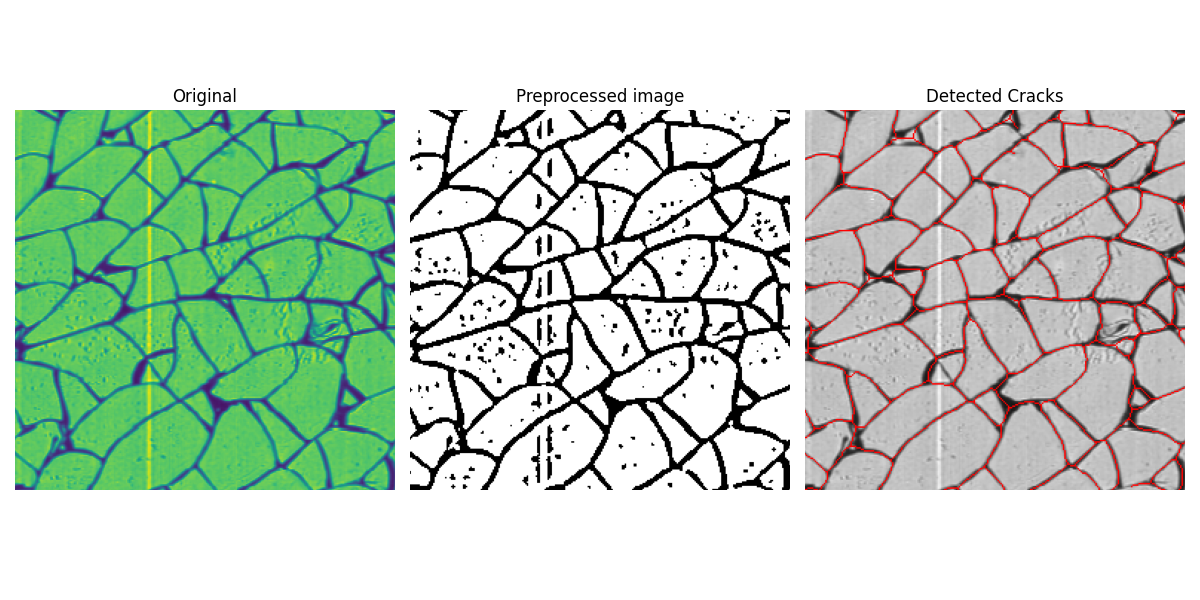
#> input picture .content/backend.png, 1200 x 600 px; its folder holds only this picture in this run
$ python -i analyzer.py   (imports and definitions only)
#> lines starting #> are read from the running program, lines starting #| are printed output that depends on the picture; after the words box and inside, x2 and y2 are one past the last pixel; in counts of white or black regions, pixels touching at a corner belong together
#> further down, picture is the input picture: shape (600, 1200, 3); mean B, G, R 195, 209.9, 193.2
from __future__ import annotations
import csv

import os
import random

import cv2
import numpy as np
import numpy.typing as nptyp
from matplotlib import pyplot as plt
from matplotlib.figure import Figure
from matplotlib.widgets import RectangleSelector
import matplotlib.colors as colors
import matplotlib.cm as cmx
from scipy.spatial import Voronoi, voronoi_plot_2d
from scipy.spatial.distance import pdist
from skimage.morphology import skeletonize
from tqdm import tqdm
from rich import inspect, print
from fracsuite.splinters.analyzerConfig import AnalyzerConfig
from fracsuite.splinters.splinter import Splinter

from scipy.spatial import Delaunay

def isgray(img):
        if len(img.shape) < 3:
            return True
        if img.shape[2] == 1:
            return True
        # b,g,r = img[:,:,0], img[:,:,1], img[:,:,2]
        return False

# [309 lines left out: functions plotImage, crop_perspective, to_rgb, filter_contours, csintkern, csintkern_optimized and 1 more, not called in this run]

def closeImg(image, sz = 3, it=1):
    kernel_closing = cv2.getStructuringElement(cv2.MORPH_ELLIPSE, (sz, sz))
    return cv2.morphologyEx(image, cv2.MORPH_CLOSE, kernel_closing, iterations=it)

# [22 lines left out: functions rand_col, get_color, not called in this run]

def preprocess_spot_detect(img):
    if not isgray(img):
        img = cv2.cvtColor(img, cv2.COLOR_BGR2GRAY)
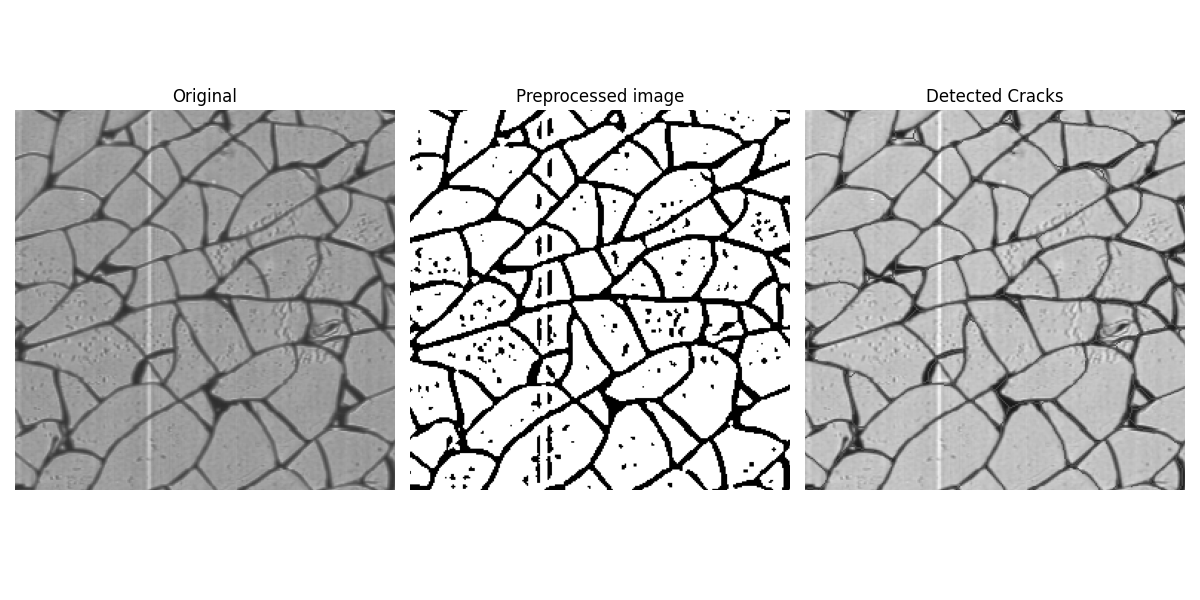
#> img: shape (600, 1200); min 0, max 255, mean 203.2

    img = cv2.GaussianBlur(img, (5,5), 3)
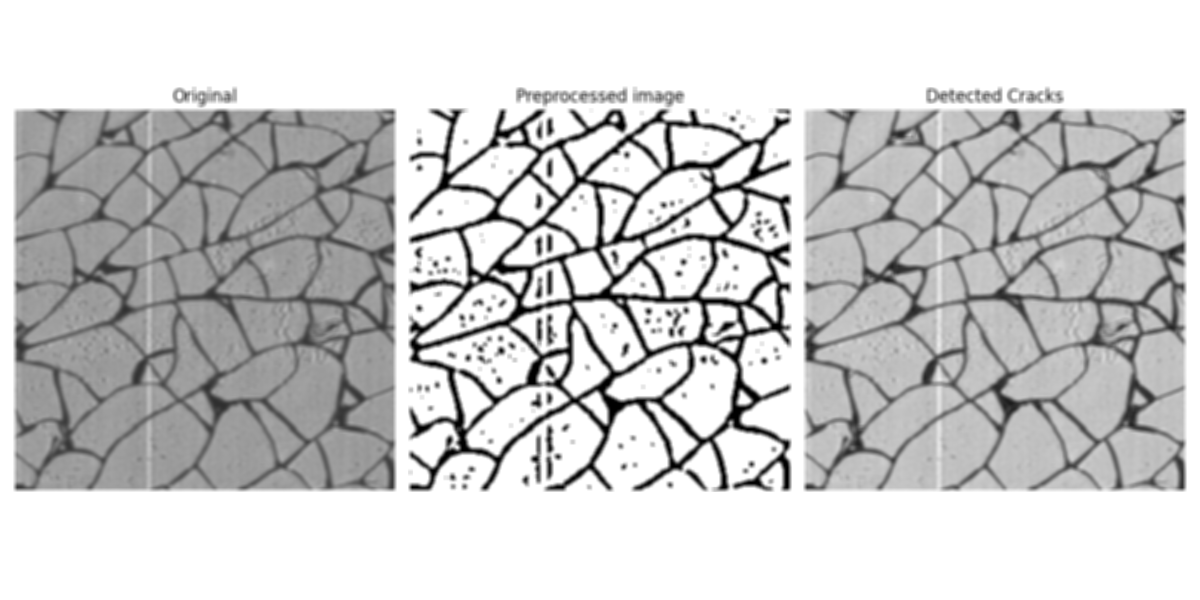
#> img: shape (600, 1200); min 0, max 255, mean 203.2
    img = cv2.threshold(img, 100, 255, cv2.THRESH_BINARY | cv2.THRESH_OTSU)[1]
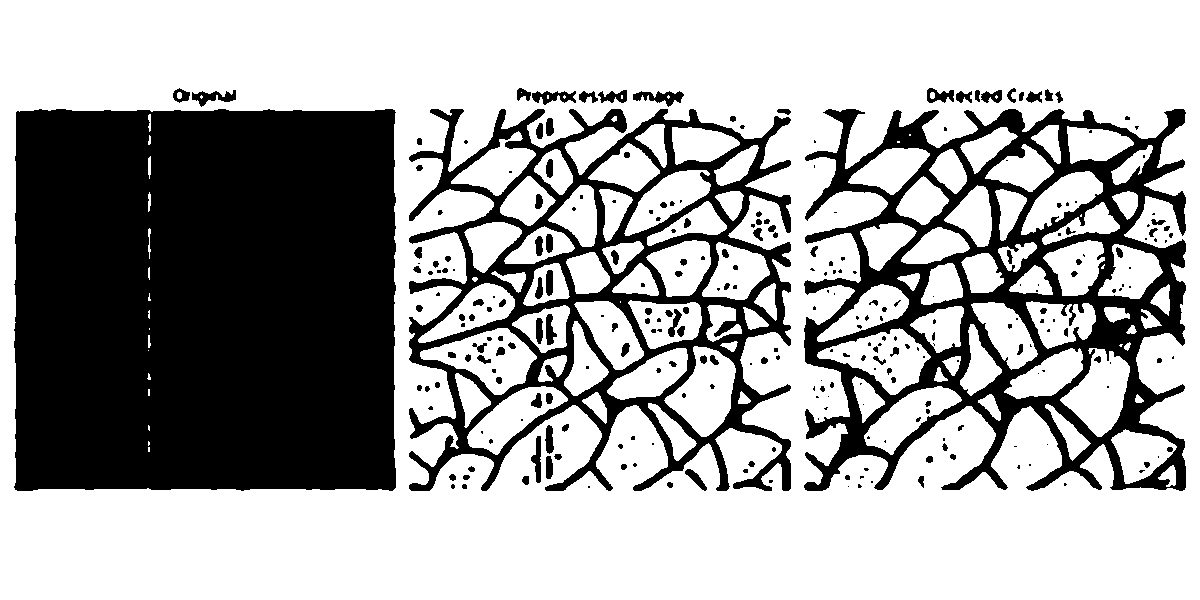
#> img: shape (600, 1200); 65.9% white; 275 black regions (143 under 20 px), largest, box (x1, y1, x2, y2) and area: (14, 109, 396, 491) 143125, (804, 109, 1186, 491) 50514, (409, 109, 791, 491) 41639
    return img


# [711 lines that did not run here, left out]

>>> import cv2
>>> picture = cv2.imread('../../.content/backend.png')
>>> result = preprocess_spot_detect(picture)

$ run again, on .content/intensity.png
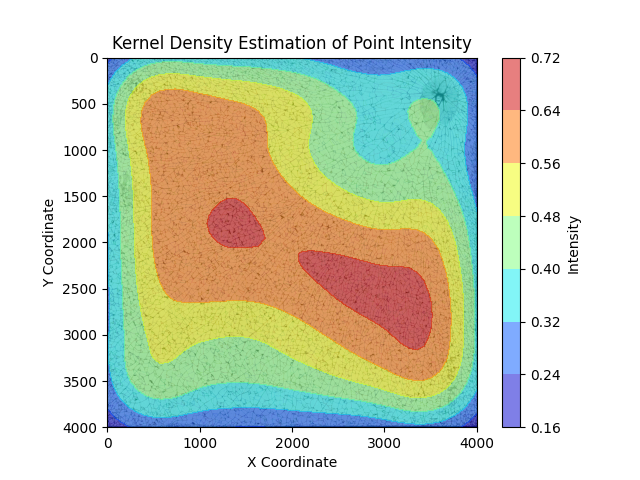
#> input picture .content/intensity.png, 640 x 480 px
#> picture is the input picture: shape (480, 640, 3); mean B, G, R 191.8, 214.3, 209.5
#> in preprocess_spot_detect, `img = cv2.GaussianBlur(img, (5,5), 3)`:
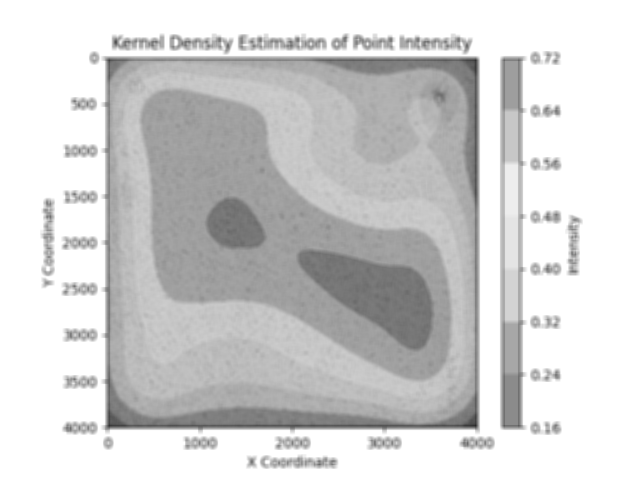
#> img: shape (480, 640); min 39, max 255, mean 210.3
#> in preprocess_spot_detect, `img = cv2.threshold(img, 100, 255, cv2.THRESH_BINARY | cv2.THRESH_OTSU..`:
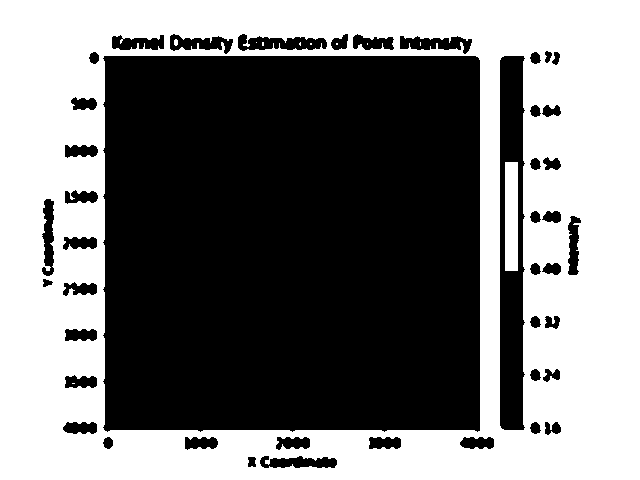
#> img: shape (480, 640); 48.2% white; 11 white regions (8 under 20 px), largest, box (x1, y1, x2, y2) and area: (0, 0, 640, 480) 146627, (505, 162, 518, 271) 1417, (174, 39, 178, 46) 24
